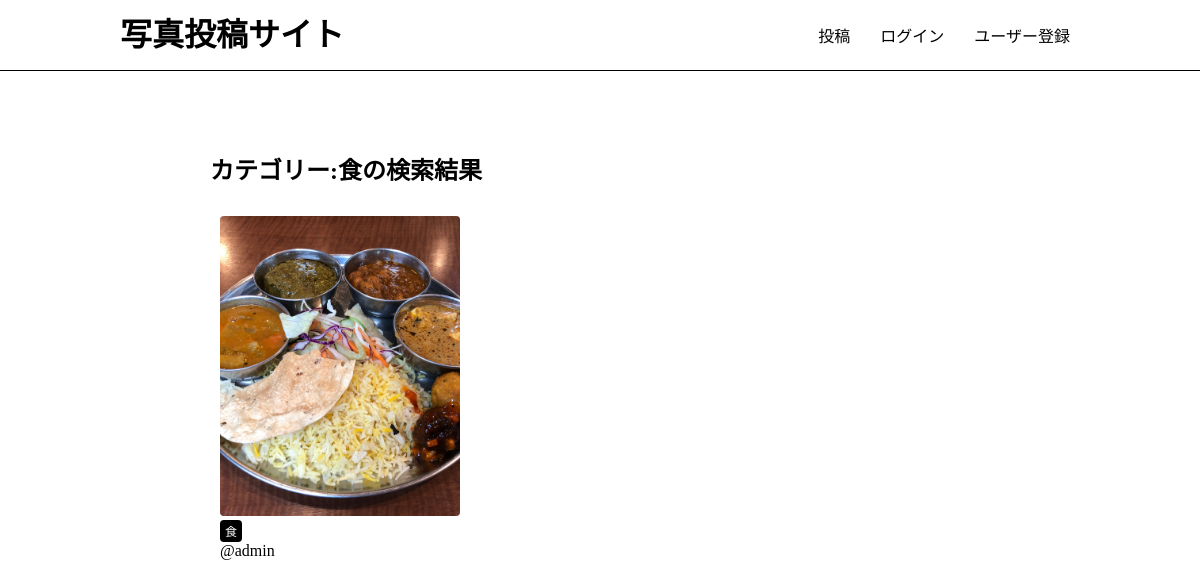
Page /photos/食/ on the committed database.
### app/models.py (models this page shows, shortened)
class Category(models.Model):
	title = models.CharField(max_length=20)
	def __str__(self):
		return self.title

class Photo(models.Model):
	title = models.CharField(max_length=150)
	comment = models.TextField(blank=True)
	image = models.ImageField(upload_to='photos')
	category = models.ForeignKey(Category, on_delete=models.PROTECT)
	user = models.ForeignKey(User, on_delete=models.CASCADE)
	created_at = models.DateTimeField(auto_now=True)

### app/views.py (the view)
# urls.py: path('photos/<str:category>/', views.photos_category, name='photos_category'),
def photos_category(request, category):
	category = Category.objects.get(title=category)
	photos = Photo.objects.filter(category=category).order_by('created_at')
	return render(request, 'app/index.html', {'photos': photos, 'category': category})

### app/templates/app/index.html
{% extends 'app/base.html' %}
{% block content %}
{% if category %}
	<h2>カテゴリー:{{ category.title }}の検索結果</h2>
{% endif %}
{% include 'app/photos_list.html' %}
{% endblock %}

### app/templates/app/photos_list.html
<div class="photo-container">
	{% for photo in photos %}
	<div class="photo">
		<a href="{% url 'app:photos_detail' photo.id %}">
			<img src="{{ photo.image.url }}" class="photo-img">
		</a>
		<div class="photo-info">
			<a href="{% url 'app:photos_category' category=photo.category %}" class="category">{{ photo.category }}</a>
			<a href="{% url 'app:users_detail' photo.user.id %}">@{{ photo.user }}</a>
		</div>
	</div>
	{% endfor %}
</div>

### static/css/style.css (style rules this page uses)
html, body { margin: 0; }
div { box-sizing: border-box; }
a { text-decoration: none; color: #000; }
.photo { width: calc(100%/3); float: left; padding: 10px; margin-bottom: 15px; }
.photo a { display: block; }
.photo-info .category { display: inline-block; padding: 2px 5px; border-radius: 4px; font-size: 12px; color: #fff; background-color: #000; }
.photo-img { width: 100%; max-width: 500px; height: 300px; object-fit: cover; border-radius: 4px; }

### rows in the picture
Category: title "食"
Photo: image (picture), category "食", user "admin"
